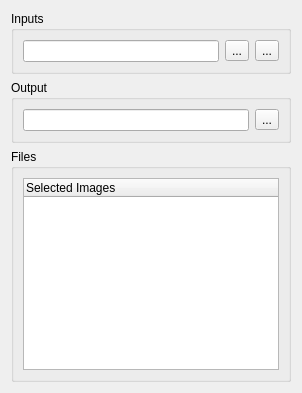
     <widget class="QWidget" name="tabFiles">
      <attribute name="title">
       <string>Files</string>
      </attribute>
      <layout class="QVBoxLayout" name="verticalLayout_2">
       <item>
        <widget class="QGroupBox" name="groupBoxInputs">
         <property name="sizePolicy">
          <sizepolicy hsizetype="Preferred" vsizetype="Minimum">
           <horstretch>0</horstretch>
           <verstretch>0</verstretch>
          </sizepolicy>
         </property>
         <property name="title">
          <string>Inputs</string>
         </property>
         <layout class="QHBoxLayout" name="horizontalLayout_2">
          <item>
           <widget class="QLineEdit" name="lineEditInputs">
            <property name="toolTip">
             <string>&lt;!DOCTYPE HTML PUBLIC &quot;-//W3C//DTD HTML 4.0//EN&quot; &quot;http://www.w3.org/TR/REC-html40/strict.dtd&quot;&gt;
&lt;html&gt;&lt;head&gt;&lt;meta name=&quot;qrichtext&quot; content=&quot;1&quot; /&gt;&lt;style type=&quot;text/css&quot;&gt;
p, li { white-space: pre-wrap; }
&lt;/style&gt;&lt;/head&gt;&lt;body style=&quot; font-family:'MS Shell Dlg 2'; font-size:8.25pt; font-weight:400; font-style:normal;&quot;&gt;
&lt;p style=&quot; margin-top:0px; margin-bottom:0px; margin-left:0px; margin-right:0px; -qt-block-indent:0; text-indent:0px;&quot;&gt;&lt;span style=&quot; font-size:8pt;&quot;&gt;'|' separated list of images, directories or archives (CBR, CBZ, ...)&lt;/span&gt;&lt;/p&gt;&lt;/body&gt;&lt;/html&gt;</string>
            </property>
           </widget>
          </item>
          <item>
           <widget class="QToolButton" name="toolButtonInputs">
            <property name="text">
             <string>...</string>
            </property>
            <property name="icon">
             <iconset>
              <normaloff>:/images/img-32.png</normaloff>:/images/img-32.png</iconset>
            </property>
           </widget>
          </item>
          <item>
           <widget class="QToolButton" name="toolButtonInputDir">
            <property name="text">
             <string>...</string>
            </property>
            <property name="icon">
             <iconset>
              <normaloff>:/images/diropen-32.png</normaloff>:/images/diropen-32.png</iconset>
            </property>
           </widget>
          </item>
         </layout>
        </widget>
       </item>
       <item>
        <widget class="QGroupBox" name="groupBoxOutput">
         <property name="sizePolicy">
          <sizepolicy hsizetype="Preferred" vsizetype="Minimum">
           <horstretch>0</horstretch>
           <verstretch>0</verstretch>
          </sizepolicy>
         </property>
         <property name="title">
          <string>Output</string>
         </property>
         <layout class="QHBoxLayout" name="horizontalLayout">
          <item>
           <widget class="QLineEdit" name="lineEditOutput">
            <property name="toolTip">
             <string>&lt;!DOCTYPE HTML PUBLIC &quot;-//W3C//DTD HTML 4.0//EN&quot; &quot;http://www.w3.org/TR/REC-html40/strict.dtd&quot;&gt;
&lt;html&gt;&lt;head&gt;&lt;meta name=&quot;qrichtext&quot; content=&quot;1&quot; /&gt;&lt;style type=&quot;text/css&quot;&gt;
p, li { white-space: pre-wrap; }
&lt;/style&gt;&lt;/head&gt;&lt;body style=&quot; font-family:'MS Shell Dlg 2'; font-size:8.25pt; font-weight:400; font-style:normal;&quot;&gt;
&lt;p style=&quot; margin-top:0px; margin-bottom:0px; margin-left:0px; margin-right:0px; -qt-block-indent:0; text-indent:0px;&quot;&gt;&lt;span style=&quot; font-size:8pt;&quot;&gt;epub output file name&lt;/span&gt;&lt;/p&gt;&lt;/body&gt;&lt;/html&gt;</string>
            </property>
           </widget>
          </item>
          <item>
           <widget class="QToolButton" name="toolButtonOutput">
            <property name="text">
             <string>...</string>
            </property>
            <property name="icon">
             <iconset>
              <normaloff>:/images/epub-32.png</normaloff>:/images/epub-32.png</iconset>
            </property>
           </widget>
          </item>
         </layout>
        </widget>
       </item>
       <item>
        <widget class="QGroupBox" name="groupBoxFiles">
         <property name="title">
          <string>Files</string>
         </property>
         <layout class="QVBoxLayout" name="verticalLayout">
          <item>
           <widget class="QTreeWidget" name="treeWidgetFiles">
            <column>
             <property name="text">
              <string>Selected Images</string>
             </property>
            </column>
           </widget>
          </item>
         </layout>
        </widget>
       </item>
      </layout>
     </widget>
